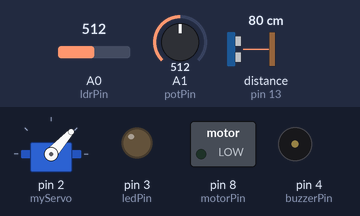
A sketch run on a simulated Arduino Uno, built with avr-gcc and run on an emulated ATmega328P. Parts: servo, switched loads named in the sketch (green lamp = pin HIGH), output pins drawn as LEDs (lit = HIGH), buzzer (waves = sounding). Wiring (inferred from the names in the program): ultrasonic range finder: trigger pin 12; echo pin 13. The test bench sets the inputs (shaded band); at power-on: distance to the obstacle (sensor on pin 13) 80 cm, A1 (potPin) = 512, A0 (ldrPin) = 512. The echo pulse lasts 58.3 µs per cm; pins used as bus, display or sensor lines are not drawn; what the sketch prints to the serial monitor is not drawn.

Above: at 1.2 s.
1.3 s: distance to the obstacle (sensor on pin 13) set to 2 cm
At 1.46 s:
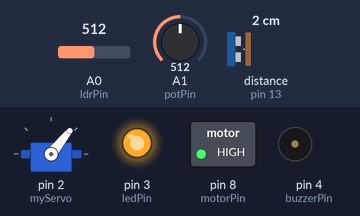
4.8 s: distance to the obstacle (sensor on pin 13) set to 35 cm
8.3 s: A1 (potPin) set to 666
14.8 s: A1 (potPin) set to 698
At 23.7 s:
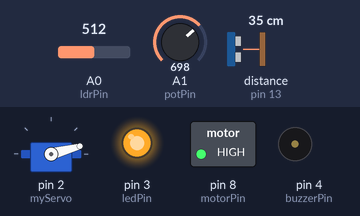
25.3 s: distance to the obstacle (sensor on pin 13) set to 299 cm
At 25.55 s:
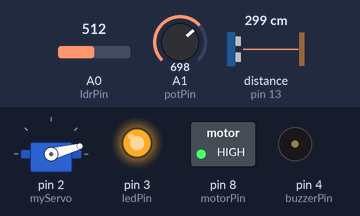
28.8 s: distance to the obstacle (sensor on pin 13) set to 4 cm
At 29.06 s:
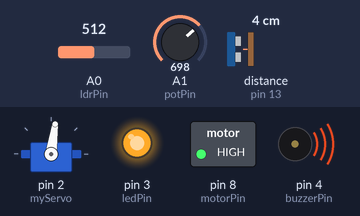
Timing chart, 0 to 33.3 s (numbered marks = the images above; inputs shaded):
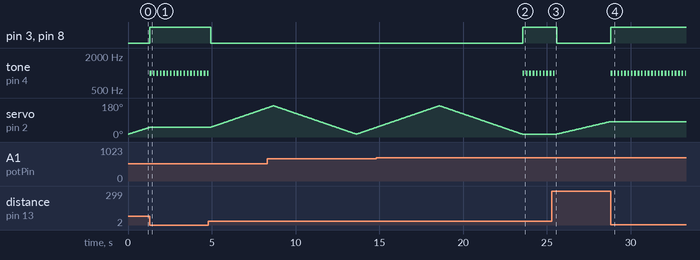

The sketch:

Radar_Code.ino
```cpp
#include <Servo.h>


const int trigPin = 12;
const int echoPin = 13;

const int ledPin = 3;     // The Small LED on the board
const int motorPin = 8;   // The High-Power Motor (via Transistor)
const int buzzerPin = 4;  // Passive Buzzer

const int ldrPin = A0;    // Light Sensor
const int potPin = A1;    // Sensitivity Knob

// --- VARIABLES ---
long duration;
int distance;
int alarmThreshold = 20;
int lightLevel = 0;
Servo myServo;

void setup() {
  pinMode(trigPin, OUTPUT);
  pinMode(echoPin, INPUT);

  pinMode(ledPin, OUTPUT);   // LED Setup
  pinMode(motorPin, OUTPUT); // Motor Setup
  pinMode(buzzerPin, OUTPUT);

  Serial.begin(9600);
  myServo.attach(2);
}

void loop() {
  updateSmartSettings();

  // Sweep Left -> Right
  for(int i=15; i<=165; i++){
    myServo.write(i);
    delay(30);
    distance = calculateDistance();
    checkAlarm(i, distance);
    sendData(i, distance);
  }

  // Sweep Right -> Left
  for(int i=165; i>15; i--){
    myServo.write(i);
    delay(30);
    distance = calculateDistance();
    checkAlarm(i, distance);
    sendData(i, distance);
  }
}

void updateSmartSettings() {
  // Map Knob (0-1023) to Range (5cm-50cm)
  int potValue = analogRead(potPin);
  alarmThreshold = map(potValue, 0, 1023, 5, 50);

  // Read Light Sensor
  lightLevel = analogRead(ldrPin);
}

void checkAlarm(int currentAngle, int currentDist) {

  bool objectDetected = (currentDist < alarmThreshold && currentDist > 0);
  bool isNightTime = (lightLevel < 900);

  while (objectDetected) {
    updateSmartSettings();


    digitalWrite(ledPin, HIGH);

    // (Motor Fan)
    digitalWrite(motorPin, HIGH);

    // TRIGGER  ALARM (Only if Dark)
    if (isNightTime) {
       tone(buzzerPin, 1000);
    } else {
       noTone(buzzerPin);
    }

    sendData(currentAngle, currentDist);


    delay(100);
    noTone(buzzerPin);


    distance = calculateDistance();
    objectDetected = (distance < alarmThreshold && distance > 0);
    delay(100);
  }


  digitalWrite(ledPin, LOW);
  digitalWrite(motorPin, LOW);
  noTone(buzzerPin);
}

void sendData(int angle, int dist){
  Serial.print(angle);
  Serial.print(",");
  Serial.print(dist);
  Serial.print(".");
}

int calculateDistance(){
  digitalWrite(trigPin, LOW);
  delayMicroseconds(2);
  digitalWrite(trigPin, HIGH);
  delayMicroseconds(10);
  digitalWrite(trigPin, LOW);
  duration = pulseIn(echoPin, HIGH);
  distance= duration*0.034/2;
  return distance;
}
```

Measured:
- after the input at 1.3 s, pin 3 (ledPin), pin 8 (motorPin): LOW → HIGH at once; tone on pin 4 (buzzerPin): alternates 1000 Hz for 0.10 s and silent for 0.10 s, starting at once; servo on pin 2 (myServo): stays 51° (without the input it goes to 52° after 0.01 s)
- after the input at 4.8 s, pin 3 (ledPin), pin 8 (motorPin): HIGH → LOW after 0.13 s; tone on pin 4 (buzzerPin): goes on until 4.8 s, then stays silent; servo on pin 2 (myServo): moves from 51° to 154° over 3.4 s, starting after 0.13 s
- after the input at 14.8 s, pin 3 (ledPin), pin 8 (motorPin): LOW → HIGH after 8.8 s; tone on pin 4 (buzzerPin): alternates 1000 Hz for 0.10 s and silent for 0.10 s, starting after 8.8 s; servo on pin 2 (myServo): goes on until 23.5 s, then stays 15°
- after the input at 25.3 s, pin 3 (ledPin), pin 8 (motorPin): HIGH → LOW after 0.30 s; tone on pin 4 (buzzerPin): goes on until 25.5 s, then stays silent; servo on pin 2 (myServo): moves from 15° to 82° over 3.2 s, starting after 0.30 s
- after the input at 28.8 s, pin 3 (ledPin), pin 8 (motorPin): LOW → HIGH at once; tone on pin 4 (buzzerPin): alternates 1000 Hz for 0.10 s and silent for 0.10 s, starting at once; servo on pin 2 (myServo): stays 82° (without the input it goes to 83° after 0.03 s)
